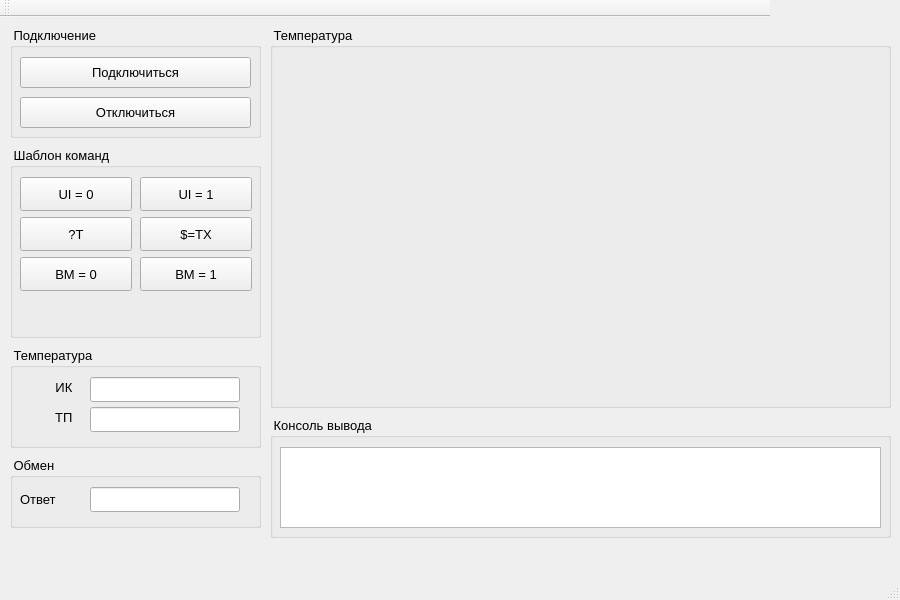
<?xml version="1.0" encoding="UTF-8"?>
<ui version="4.0">
 <class>SerialMX4MainWindow</class>
 <widget class="QMainWindow" name="SerialMX4MainWindow">
  <property name="geometry">
   <rect>
    <x>0</x>
    <y>0</y>
    <width>900</width>
    <height>600</height>
   </rect>
  </property>
  <property name="sizePolicy">
   <sizepolicy hsizetype="Fixed" vsizetype="Fixed">
    <horstretch>0</horstretch>
    <verstretch>0</verstretch>
   </sizepolicy>
  </property>
  <property name="minimumSize">
   <size>
    <width>900</width>
    <height>600</height>
   </size>
  </property>
  <property name="maximumSize">
   <size>
    <width>900</width>
    <height>600</height>
   </size>
  </property>
  <property name="font">
   <font>
    <pointsize>10</pointsize>
   </font>
  </property>
  <property name="contextMenuPolicy">
   <enum>Qt::NoContextMenu</enum>
  </property>
  <property name="windowTitle">
   <string>Raytek Raynger MX4 GUI</string>
  </property>
  <widget class="QWidget" name="centralWidget">
   <widget class="QGroupBox" name="ObmenFormBox">
    <property name="geometry">
     <rect>
      <x>10</x>
      <y>440</y>
      <width>251</width>
      <height>71</height>
     </rect>
    </property>
    <property name="font">
     <font>
      <pointsize>10</pointsize>
     </font>
    </property>
    <property name="autoFillBackground">
     <bool>true</bool>
    </property>
    <property name="title">
     <string> Обмен </string>
    </property>
    <widget class="QLineEdit" name="Edit_Answer">
     <property name="geometry">
      <rect>
       <x>80</x>
       <y>30</y>
       <width>150</width>
       <height>25</height>
      </rect>
     </property>
     <property name="readOnly">
      <bool>true</bool>
     </property>
    </widget>
    <widget class="QLabel" name="Label_Answer">
     <property name="geometry">
      <rect>
       <x>10</x>
       <y>30</y>
       <width>60</width>
       <height>25</height>
      </rect>
     </property>
     <property name="font">
      <font>
       <pointsize>10</pointsize>
      </font>
     </property>
     <property name="text">
      <string>Ответ</string>
     </property>
     <property name="scaledContents">
      <bool>false</bool>
     </property>
    </widget>
   </widget>
   <widget class="QGroupBox" name="ConnectFormBox">
    <property name="geometry">
     <rect>
      <x>10</x>
      <y>10</y>
      <width>251</width>
      <height>111</height>
     </rect>
    </property>
    <property name="font">
     <font>
      <pointsize>10</pointsize>
     </font>
    </property>
    <property name="autoFillBackground">
     <bool>true</bool>
    </property>
    <property name="title">
     <string> Подключение </string>
    </property>
    <widget class="QPushButton" name="pb_Connect">
     <property name="geometry">
      <rect>
       <x>10</x>
       <y>30</y>
       <width>231</width>
       <height>31</height>
      </rect>
     </property>
     <property name="text">
      <string>Подключиться</string>
     </property>
    </widget>
    <widget class="QPushButton" name="pb_Disconnect">
     <property name="geometry">
      <rect>
       <x>10</x>
       <y>70</y>
       <width>231</width>
       <height>31</height>
      </rect>
     </property>
     <property name="text">
      <string>Отключиться</string>
     </property>
    </widget>
   </widget>
   <widget class="QGroupBox" name="TempFormBox">
    <property name="geometry">
     <rect>
      <x>270</x>
      <y>10</y>
      <width>621</width>
      <height>381</height>
     </rect>
    </property>
    <property name="font">
     <font>
      <pointsize>10</pointsize>
     </font>
    </property>
    <property name="autoFillBackground">
     <bool>true</bool>
    </property>
    <property name="title">
     <string> Температура </string>
    </property>
    <widget class="QCustomPlot" name="tPlot" native="true">
     <property name="geometry">
      <rect>
       <x>10</x>
       <y>30</y>
       <width>601</width>
       <height>341</height>
      </rect>
     </property>
    </widget>
   </widget>
   <widget class="QGroupBox" name="ShablonFormBox">
    <property name="geometry">
     <rect>
      <x>10</x>
      <y>130</y>
      <width>251</width>
      <height>191</height>
     </rect>
    </property>
    <property name="font">
     <font>
      <pointsize>10</pointsize>
     </font>
    </property>
    <property name="autoFillBackground">
     <bool>true</bool>
    </property>
    <property name="title">
     <string> Шаблон команд </string>
    </property>
    <widget class="QPushButton" name="pb_UI1">
     <property name="geometry">
      <rect>
       <x>130</x>
       <y>30</y>
       <width>112</width>
       <height>34</height>
      </rect>
     </property>
     <property name="text">
      <string>UI = 1</string>
     </property>
    </widget>
    <widget class="QPushButton" name="pb_SetBurstString">
     <property name="geometry">
      <rect>
       <x>130</x>
       <y>70</y>
       <width>112</width>
       <height>34</height>
      </rect>
     </property>
     <property name="text">
      <string>$=TX</string>
     </property>
    </widget>
    <widget class="QPushButton" name="pb_BM0">
     <property name="geometry">
      <rect>
       <x>10</x>
       <y>110</y>
       <width>112</width>
       <height>34</height>
      </rect>
     </property>
     <property name="text">
      <string>BM = 0</string>
     </property>
    </widget>
    <widget class="QPushButton" name="pb_UI0">
     <property name="geometry">
      <rect>
       <x>10</x>
       <y>30</y>
       <width>112</width>
       <height>34</height>
      </rect>
     </property>
     <property name="text">
      <string>UI = 0</string>
     </property>
    </widget>
    <widget class="QPushButton" name="pb_AskT">
     <property name="geometry">
      <rect>
       <x>10</x>
       <y>70</y>
       <width>112</width>
       <height>34</height>
      </rect>
     </property>
     <property name="text">
      <string>?T</string>
     </property>
    </widget>
    <widget class="QPushButton" name="pb_BM1">
     <property name="geometry">
      <rect>
       <x>130</x>
       <y>110</y>
       <width>112</width>
       <height>34</height>
      </rect>
     </property>
     <property name="text">
      <string>BM = 1</string>
     </property>
    </widget>
   </widget>
   <widget class="QGroupBox" name="ConsoleFormBox">
    <property name="geometry">
     <rect>
      <x>270</x>
      <y>400</y>
      <width>621</width>
      <height>121</height>
     </rect>
    </property>
    <property name="font">
     <font>
      <pointsize>10</pointsize>
     </font>
    </property>
    <property name="autoFillBackground">
     <bool>true</bool>
    </property>
    <property name="title">
     <string> Консоль вывода </string>
    </property>
    <widget class="QPlainTextEdit" name="Console_plainTextEdit">
     <property name="geometry">
      <rect>
       <x>10</x>
       <y>30</y>
       <width>601</width>
       <height>81</height>
      </rect>
     </property>
    </widget>
   </widget>
   <widget class="QGroupBox" name="TempEditFormBox">
    <property name="geometry">
     <rect>
      <x>10</x>
      <y>330</y>
      <width>251</width>
      <height>101</height>
     </rect>
    </property>
    <property name="font">
     <font>
      <pointsize>10</pointsize>
     </font>
    </property>
    <property name="autoFillBackground">
     <bool>true</bool>
    </property>
    <property name="title">
     <string> Температура </string>
    </property>
    <widget class="QLineEdit" name="lineEdit_TempIK">
     <property name="geometry">
      <rect>
       <x>80</x>
       <y>30</y>
       <width>150</width>
       <height>25</height>
      </rect>
     </property>
     <property name="minimumSize">
      <size>
       <width>150</width>
       <height>25</height>
      </size>
     </property>
     <property name="maximumSize">
      <size>
       <width>150</width>
       <height>25</height>
      </size>
     </property>
     <property name="contextMenuPolicy">
      <enum>Qt::NoContextMenu</enum>
     </property>
     <property name="readOnly">
      <bool>true</bool>
     </property>
    </widget>
    <widget class="QLineEdit" name="lineEdit_TempTP">
     <property name="geometry">
      <rect>
       <x>80</x>
       <y>60</y>
       <width>150</width>
       <height>25</height>
      </rect>
     </property>
     <property name="minimumSize">
      <size>
       <width>150</width>
       <height>25</height>
      </size>
     </property>
     <property name="maximumSize">
      <size>
       <width>150</width>
       <height>25</height>
      </size>
     </property>
     <property name="contextMenuPolicy">
      <enum>Qt::NoContextMenu</enum>
     </property>
     <property name="readOnly">
      <bool>true</bool>
     </property>
    </widget>
    <widget class="QLabel" name="label_TempIK">
     <property name="geometry">
      <rect>
       <x>25</x>
       <y>30</y>
       <width>41</width>
       <height>20</height>
      </rect>
     </property>
     <property name="text">
      <string>ИК </string>
     </property>
     <property name="textFormat">
      <enum>Qt::PlainText</enum>
     </property>
     <property name="alignment">
      <set>Qt::AlignRight|Qt::AlignTrailing|Qt::AlignVCenter</set>
     </property>
    </widget>
    <widget class="QLabel" name="label_TempIK_2">
     <property name="geometry">
      <rect>
       <x>25</x>
       <y>60</y>
       <width>41</width>
       <height>20</height>
      </rect>
     </property>
     <property name="text">
      <string>ТП </string>
     </property>
     <property name="textFormat">
      <enum>Qt::PlainText</enum>
     </property>
     <property name="alignment">
      <set>Qt::AlignRight|Qt::AlignTrailing|Qt::AlignVCenter</set>
     </property>
    </widget>
   </widget>
  </widget>
  <widget class="QMenuBar" name="menuBar">
   <property name="geometry">
    <rect>
     <x>0</x>
     <y>0</y>
     <width>900</width>
     <height>21</height>
    </rect>
   </property>
  </widget>
  <widget class="QToolBar" name="mainToolBar">
   <property name="sizePolicy">
    <sizepolicy hsizetype="Fixed" vsizetype="Fixed">
     <horstretch>0</horstretch>
     <verstretch>0</verstretch>
    </sizepolicy>
   </property>
   <property name="minimumSize">
    <size>
     <width>770</width>
     <height>0</height>
    </size>
   </property>
   <property name="maximumSize">
    <size>
     <width>770</width>
     <height>16777215</height>
    </size>
   </property>
   <property name="autoFillBackground">
    <bool>false</bool>
   </property>
   <property name="movable">
    <bool>true</bool>
   </property>
   <attribute name="toolBarArea">
    <enum>TopToolBarArea</enum>
   </attribute>
   <attribute name="toolBarBreak">
    <bool>false</bool>
   </attribute>
  </widget>
  <widget class="QStatusBar" name="statusBar"/>
 </widget>
 <layoutdefault spacing="6" margin="11"/>
 <customwidgets>
  <customwidget>
   <class>QCustomPlot</class>
   <extends>QWidget</extends>
   <header>qcustomplot.h</header>
   <container>1</container>
  </customwidget>
 </customwidgets>
 <resources/>
 <connections/>
</ui>
